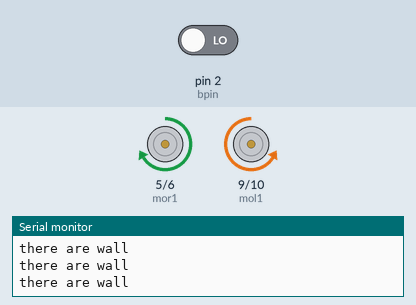
This sketch was run on a simulated Arduino Uno, built with avr-gcc and run on an emulated ATmega328P. Parts: motor-driver pin pairs drawn as motors (green arrow = first pin HIGH = forward, orange = second pin HIGH = backward, longer = more drive, scaled by the enable pin), the last lines printed to the serial monitor. Inputs (shaded band) come from the test bench; at power-on: pin 2 (bpin) LOW.

Above: at 10.8 s.
10.9 s: pin 2 (bpin) driven HIGH
At 15.6 s:
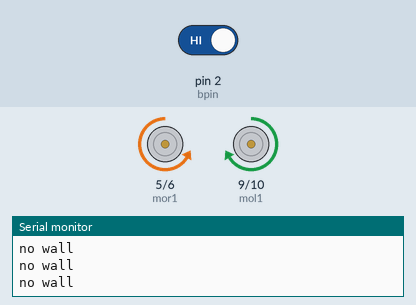
16.9 s: pin 2 (bpin) driven LOW
At 19.3 s:
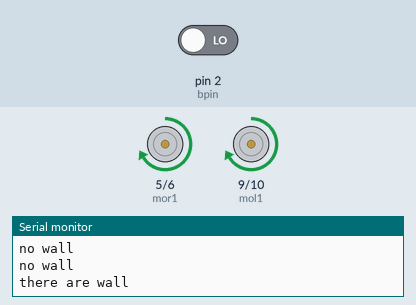
Timing chart, 0 to 33.4 s (numbered marks = the images above; inputs shaded):
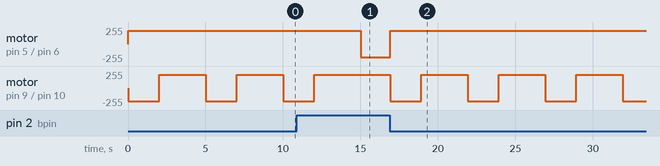

Measured:
- after the input at 10.9 s, motor on pin 5 (mor1) / pin 6 (mor2): forward 200/255 → backward 200/255 after 4.1 s; motor on pin 9 (mol1) / pin 10 (mol2): goes on until 12.0 s, then stays forward 200/255
- after the input at 16.9 s, motor on pin 5 (mor1) / pin 6 (mor2): backward 200/255 → forward 200/255 at once; motor on pin 9 (mol1) / pin 10 (mol2): alternates forward 200/255 for 3.0 s and backward 200/255 for 2.0 s, starting at once
- by itself, motor on pin 9 (mol1) / pin 10 (mol2): alternates forward 200/255 for 3.0 s and backward 200/255 for 2.0 s

The sketch:

Obstacle_avoid_robot.ino
```cpp
/*Coded by-: A.L Pramuditha
  by pantherCodes

  Simple Obstacle avoid robo using IR Obstacle avoid sensor
*/
// pin dec
int mor1 = 5 ;
int mor2 = 6 ;
int mol1 = 9 ;
int mol2 = 10 ;
int pwmr = 3 ;
int pwml = 11 ;
int val;
int speed = 200;
int bpin = 2 ;
int a;

void setup() {
  Serial.begin(9600);
  pinMode(mor1, OUTPUT);
  pinMode(mor2, OUTPUT);
  pinMode(mol1, OUTPUT);
  pinMode(mol2, OUTPUT);
  pinMode(bpin, INPUT);

}

void loop() {

go();
}
// This is a Obstacle avoid function
void go ()
{
 val=digitalRead(bpin);
  if(val == HIGH)
  {
    Serial.print("no wall");
    Serial.print("\n");
    forwd ();

  }
  if(val == LOW)
  {
   Serial.print("there are wall");
    Serial.print("\n");
    back();
    delay(2000);
    Taro();

  }


}
//forwd function for go robo forward
void forwd ()
{
digitalWrite (mor1, LOW);
  digitalWrite (mor2, HIGH);
  digitalWrite (mol1, HIGH);
  digitalWrite (mol2, LOW);
  analogWrite (pwmr, speed);
  analogWrite (pwml, speed);
}
//back function for robo go to back
void back ()
{
digitalWrite (mor1, HIGH);
  digitalWrite (mor2, LOW);
  digitalWrite (mol1, LOW);
  digitalWrite (mol2, HIGH);
  analogWrite (pwmr, speed);
  analogWrite (pwml, speed);
}
//thisa function for turn around robo
void Taro ()
{
digitalWrite (mor1, HIGH);
  digitalWrite (mor2, LOW);
  digitalWrite (mol1, HIGH);
  digitalWrite (mol2, LOW);
  analogWrite (pwmr, speed);
  analogWrite (pwml, speed);
  delay(3000);
}
//this function use for robo turn right
void right ()
{
digitalWrite (mor1, HIGH);
  digitalWrite (mor2, LOW);
  digitalWrite (mol1, HIGH);
  digitalWrite (mol2, LOW);
  analogWrite (pwmr, speed);
  analogWrite (pwml, speed);
}
//this function use for turn to left
void left ()
{
digitalWrite (mor1, LOW);
  digitalWrite (mor2, HIGH);
  digitalWrite (mol1, LOW);
  digitalWrite (mol2, HIGH);
  analogWrite (pwmr, speed);
  analogWrite (pwml, speed);
}
//this is a stop function
void stop1 ()
{
digitalWrite (mor1, LOW);
  digitalWrite (mor2, LOW);
  digitalWrite (mol1, LOW);
  digitalWrite (mol2, LOW);
  analogWrite (pwmr, speed);
  analogWrite (pwml, speed);
}
```
